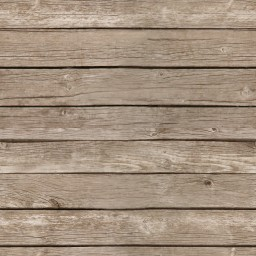
#> input picture PhotoMosaic/resources/texture.jpg, 256 x 256 px, found by its file name
$ python resize_images.py --input_dir resources
#> lines starting #> are read from the running program, lines starting #| are printed output that depends on the picture

import argparse
import os
from os.path import join
from PIL import Image

def resize_image(input_file, output_file, size=(320, 180)):

#> called with input_file = 'resources\\texture.jpg', size = (320, 180)
    try:
        if (input_file[-4:] == ".jpg"):
            img = Image.open(input_file)
#> img is the input picture: PIL image 256x256 RGB; mean R, G, B 162.7, 144.3, 126.2
            img = img.resize((size[0], size[1]), Image.LANCZOS)
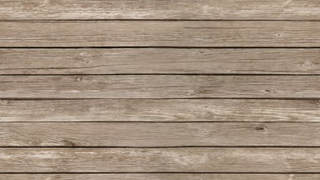
#> img: PIL image 320x180 RGB; mean R, G, B 162.7, 144.3, 126.2

            img.save(output_file)
    except IOError:
        print("unable to resize image {}".format(input_file))


if __name__ == "__main__":

    dir = os.getcwd()

    parser = argparse.ArgumentParser()
    parser.add_argument('-i', '--input_dir', help='Full Input Path')
    parser.add_argument('-o', '--output_dir', help='Full Output Path')
    args = parser.parse_args()

    if args.input_dir:
        input_dir = args.input_dir
    else:
        input_dir = dir + '/images/downloads'

    if args.output_dir:
        output_dir = args.output_dir
    else:
        output_dir = dir + '/images/resized'

    if not os.path.exists(os.path.join(dir, output_dir)):
        os.mkdir(output_dir)

    try:
        for root, dirs, files in os.walk(input_dir):
            folder = root[len(input_dir):]
            for file in files:
                input_file = (input_dir + folder + "\\" + file).replace("/", "\\")
                output_file = (output_dir + folder + "\\" + file).replace("/", "\\")
                output_folder = (output_dir + folder).replace("/", "\\")
                if not os.path.exists(output_folder):
                    os.mkdir(output_folder)
                resize_image(input_file, output_file)
    except OSError:
        print('file not found')
